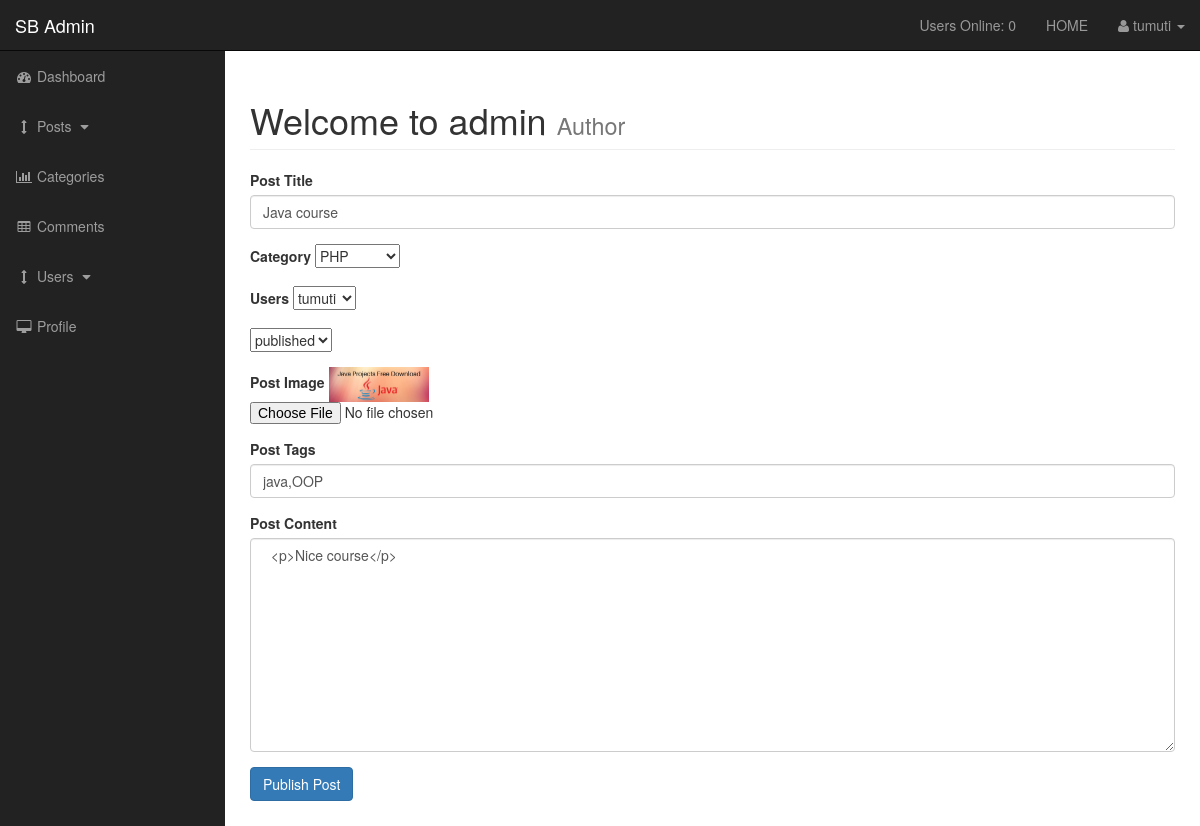
The page /admin/posts.php?source=edit_post&p_id=2 (signed in) on the database its author committed.
### tables this page shows
CREATE TABLE `posts` (
  `post_id` int(3) NOT NULL,
  `post_category_id` int(3) NOT NULL,
  `post_title` varchar(255) NOT NULL,
  `post_author` varchar(255) NOT NULL,
  `post_user` varchar(255) NOT NULL,
  `post_date` date NOT NULL,
  `post_image` text NOT NULL,
  `post_content` text NOT NULL,
  `post_tags` varchar(255) NOT NULL,
  `post_comment_count` int(11) NOT NULL,
  `post_status` varchar(255) NOT NULL DEFAULT 'draft',
  `post_views_count` int(11) NOT NULL
);

### admin/includes/edit_post.php (the view, shortened to what this page needs)
   <?php
if(isset($_GET['p_id'])){
$the_post_id = $_GET['p_id'];
}
$query = "SELECT * FROM posts WHERE post_id = $the_post_id";
$select_posts_by_id = mysqli_query($connection, $query);
while($row = mysqli_fetch_assoc($select_posts_by_id)){
$post_user = $row['post_user'];
$post_title = $row['post_title'];
$post_status = $row['post_status'];
$post_image = $row['post_image'];
$post_tags = $row['post_tags'];
$post_content = $row['post_content'];
}
?>
    <form action="" method="post" enctype="multipart/form-data">
     <div class="form-group">
      <label for="title">Post Title</label>
      <input value="<?php echo $post_title; ?>" class="form-control" type="text" name="post_title">
   	</div>
  	<div class="form-group">
  	<label for="category">Category</label>
	<select name="post_category" id="post_category">
	<?php
$query = " SELECT * FROM categories";
$select_categories = mysqli_query($connection, $query);
while($row = mysqli_fetch_assoc($select_categories)){
$cat_id = $row['cat_id'];
$cat_title = $row['cat_title'];
	if($cat_id == $post_categry_id){
		echo "<option selected value='{$cat_id}'>{$cat_title}</option>";
	} else {
		echo "<option value='{$cat_id}'>{$cat_title}</option>";
}
}
?>
	</select>
     </div>
     <div class="form-group">
  	<label for="users">Users</label>
	<select name="post_user" id="">
<?php echo "<option value='{$post_user}'>{$post_user}</option>"; ?>
	</select>
     </div>
  <div class="form-group">
  <select name="post_status" id="">
  	<option value='<?php echo $post_status; ?>'><?php echo $post_status; ?></option>
  </select>
     </div>
      <div class="form-group">
      <label for="post image">Post Image</label>
      <img width="100" src="../images/<?php echo $post_image; ?>">
 <input type="file" name="image">
     </div>
      <div class="form-group">
      <label for="post tags">Post Tags</label>
 <input value="<?php echo $post_tags; ?>" class="form-control" type="text" name="post_tags">
     </div>
  <div class="form-group">
      <label for="cat content">Post Content</label>
 <textarea class="form-control" name="post_content" id="body" cols="30" rows="10">
  <?php echo $post_content; ?>
	  </textarea>
     </div>
     <div class="form-group">
 <input class="btn btn-primary" type="submit" name="update_post" value="Publish Post">
           	</div>
   </form>

### admin/css/sb-admin.css (style rules this page uses)
body { margin-top: 100px; background-color: #222; }
@media (min-width:768px) { body { margin-top: 50px; } }

### rows shown on the page
posts: post_title "Java course", post_user "tumuti", post_status "published", post_image (picture), post_tags "java,OOP", post_content "<p>Nice course</p>"

### other values the page prints
users_online() "0"
$_SESSION['username'] "tumuti"
form field post_category "PHP"
